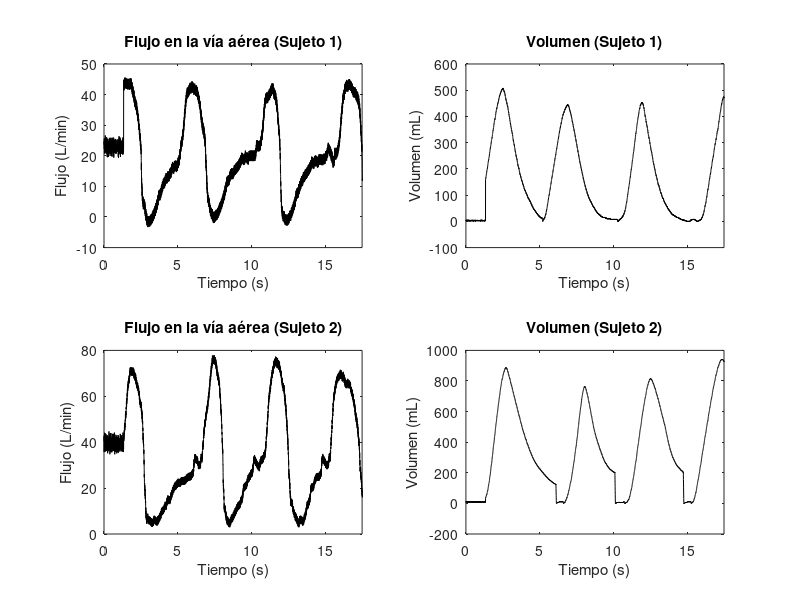
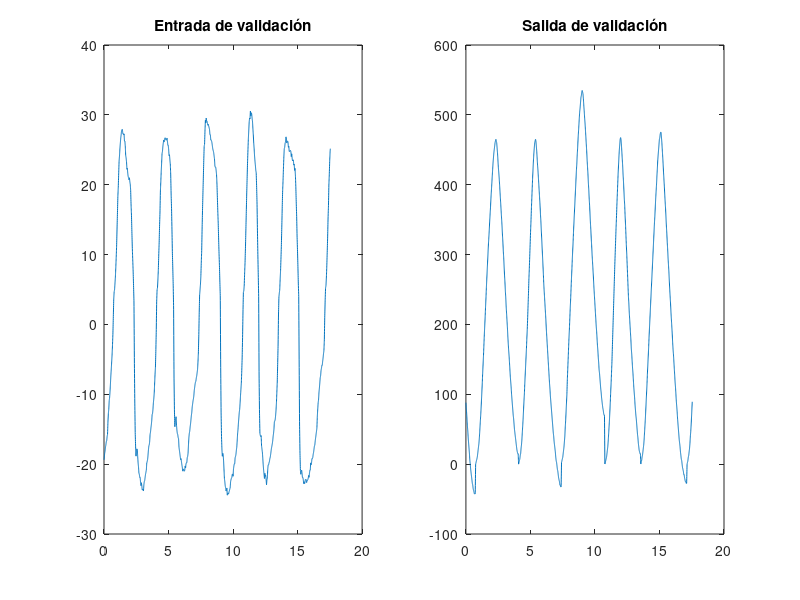
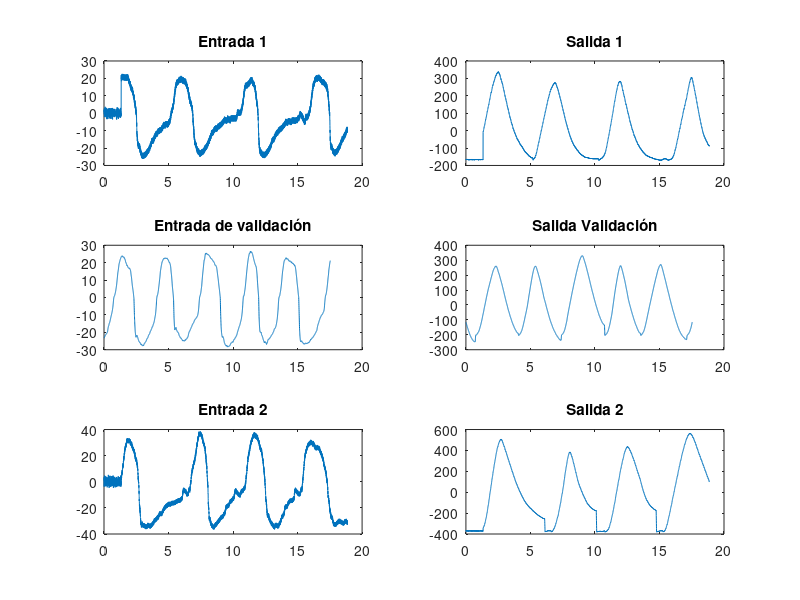
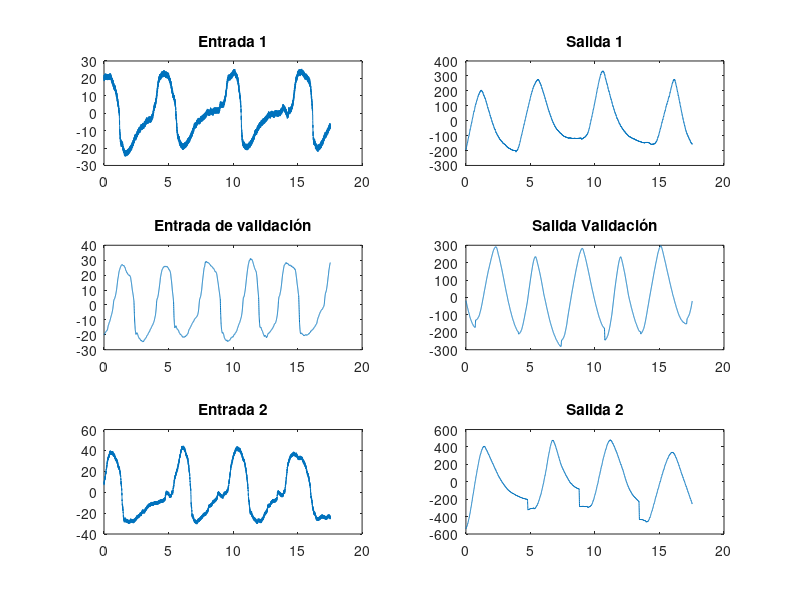

These charts were generated, in order, by the following MATLAB code: (Note: this script raises an error after producing the figures.)
%% Carga
%Se limpia el espacio y se carga la información
clc; clear all; close all;
load("Experimento_A.mat")
%Se establecen variables globales que se utilizaran luego
global u2 y2 t2
%Se organizan los vectores de tiempo
t1=t1.';
t2=t2.';
%% 0.1 Exploración de los datos
% inicialmente graficamos los datos para empezar la parte de
% preprocesamiento
figure()
% Sujeto 1
subplot(2,2,1)
plot(t1,u1,'k')
xlim([0 17.5])
xlabel('Tiempo (s)')
ylabel('Flujo (L/min)')
title("Flujo en la vía aérea (Sujeto 1)")
subplot(2,2,2)
plot(t1,y1,'k')
xlim([0 17.5])
xlabel('Tiempo (s)')
ylabel('Volumen (mL)')
title("Volumen (Sujeto 1)")
% Sujeto 2
subplot(2,2,3)
plot(t2,u2,'k')
xlim([0 17.5])
xlabel('Tiempo (s)')
ylabel('Flujo (L/min)')
title("Flujo en la vía aérea (Sujeto 2)")
subplot(2,2,4)
plot(t2,y2,'k')
xlim([0 17.5])
xlabel('Tiempo (s)')
ylabel('Volumen (mL)')
title("Volumen (Sujeto 2)")
%% 
figure()
subplot(1,2,1)
plot(tv,uv)
title("Entrada de validación")
subplot(1,2,2)
plot(tv,yv)
title("Salida de validación")
%% 1 Preprocesamiento
%% Recorte offset 
%Se toma un promedio del punto estable para hacer el recorte del offset
pos_off=find(t1<=1.33);
offu1=mean(u1(pos_off));
offu2=mean(u2(pos_off));
u1=u1-ones(size(u1,1),1)*offu1;  % eliminación de offset
u2=u2-ones(size(u2,1),1)*offu2; 
uv=uv-ones(size(uv,1),1)*4;
% No se alcanza a ver claramente el punto estable, entonces se elimina el
% offset como el promedio de toda la señal
offy1=mean(y1);
offy2=mean(y2);
offyv=mean(yv);
y1=y1-ones(size(y1,1),1)*offy1; 
yv=yv-ones(size(yv,1),1)*offyv;
y2=y2-ones(size(y2,1),1)*offy2; 
%% Grafica
%Se grafican como van quedando las graficas
figure()
subplot(3,2,1)
plot(t1,u1)
title("Entrada 1")
subplot(3,2,2)
plot(t1,y1)
title("Salida 1")
subplot(3,2,3)
plot(tv,uv)
title("Entrada de validación")
subplot(3,2,4)
plot(tv,yv)
title("Salida Validación")
subplot(3,2,5)
plot(t2,u2)
title("Entrada 2")
subplot(3,2,6)
plot(t2,y2)
title("Salida 2")
%% Recorte de inicio
%Se hace un recorte inicial de la seccion de la señal que no presenta un
%comportamiento perdiodico
recorte=find((1.33<=t1));

t1=t1(recorte)-1.33;
u1=u1(recorte);
y1=y1(recorte);
recorte=find(1.33<=t2);
t2=t2(recorte)-1.33;
u2=u2(recorte);
y2=y2(recorte);
%% Eliminación de la tendencia polinomial
% Se elimina utilizando la función dtrend en este caso de grado 2 para
% todas las señales
n=2;
u1=detrend(u1,n);
y1=detrend(y1,n);
u2=detrend(u2,n);
y2=detrend(y2,n);
uv=detrend(uv,n);
yv=detrend(yv,n);

%% Grafica
figure()
subplot(3,2,1)
plot(t1,u1)
title("Entrada 1")
subplot(3,2,2)
plot(t1,y1)
title("Salida 1")
subplot(3,2,3)
plot(tv,uv)
title("Entrada de validación")
subplot(3,2,4)
plot(tv,yv)
title("Salida Validación")
subplot(3,2,5)
plot(t2,u2)
title("Entrada 2")
subplot(3,2,6)
plot(t2,y2)
title("Salida 2")
%% Filtrado
% En este caso la señal de entrada de prueba tiene bastante ruido, así que
% utilizaremos un filtrado por fourier
[T,f,p1] = fourier(u1,t1); % calcula transformada de fourier
[T2,f2,p12] = fourier(u2,t2);
%% Grafica
figure()
plot(f,p1)
figure()
plot(f2,p12)
%% Aplicación del filtro
fs=(1/T(1))/2; % frecuencia de Nyquist
fs2=(1/T2(1))/2;
% Frecuencias raras vistas en la grafica anterior
u1 = fn_filtro(T,u1,2,[59,61]); %Se realiza un filtro notch a 60 Hz para asegurarnos de eliminar el ruido electrico
[num,dem]=butter(2,59/fs,"low"); %Se hace un pasa bajas, debido a la recurrencia del ruido electrico y que no tenemos información importante en estos rangos
u1=filtfilt(num,dem,u1);
%Se grafica la respuesta del filtro en terminos de freciencia
figure()
freqz(num,dem,4000,fs)
%Mismo proceso para la otra señal
u2 = fn_filtro(T2,u2,2,[59,61]);
[num,dem]=butter(2,59/fs2,"low"); 
u2=filtfilt(num,dem,u2);
figure()
freqz(num,dem,4000,fs)
%% Grafica
figure()
subplot(2,2,1)
plot(t1,u1)
title("Entrada 1")
subplot(2,2,2)
plot(t1,y1)
title("Salida 1")
subplot(2,2,3)
plot(t2,u2)
title("Entrada 2")
subplot(2,2,4)
plot(t2,y2)
title("Salida 2")
%En este casi ya no encontramos tanto ruido en la grafica
%% Downsample 
ts=min(diff(t1)); %Se ecuentra la frecuencia de muestreo
fs=1/ts; %Se establece el periodo 
%Se establecen varios valores de prueba para elegir un downsample adecuado
fsn1 = fs; 
fsn2 = fs/2;
fsn3 = fs/3;
%%
n=round(fs/fsn2); %Cambiar dependiendo de la necesidad

t1=downsample(t1,n);
u1=downsample(u1,n);
uv=downsample(uv,n);
y1=downsample(y1,n);
yv=downsample(yv,n);
tv=downsample(tv,n);
%% 
%Se grafiacan los resultados del downsample
% Sujeto 1

subplot(2,3,1)
plot(t1,u1,'k',linewidth=2)
grid on;
xlabel('Tiempo (s)')
ylabel('Flujo (L/min)')
title("Flujo en la vía aérea (Sujeto 1, evaluación)")
subplot(2,3,4)
offset1=min(y1);
plot(t1,y1-offset1,'k',linewidth=2) % para que volumen sea positivo como es fisiologicamente lógico
grid on;
xlabel('Tiempo (s)')
ylabel('Volumen (mL)')
title("Volumen (Sujeto 1, evaluación)")
% Sujeto 1 validación
subplot(2,3,2)
plot(tv,uv,'k',linewidth=2)
grid on;
xlabel('Tiempo (s)')
ylabel('Flujo (L/min)')
title("Flujo en la vía aérea (Sujeto 1, validación)")
subplot(2,3,5)
offset2=min(yv);
plot(tv,yv-offset2,'k',linewidth=2)
grid on;
xlabel('Tiempo (s)')
ylabel('Volumen (mL)')
title("Volumen (Sujeto 1, validación)")
% Sujeto 2
subplot(2,3,3)
plot(t2,u2,'k',linewidth=2)
grid on;
xlabel('Tiempo (s)')
ylabel('Flujo (L/min)')
title("Flujo en la vía aérea (Sujeto 2)")
subplot(2,3,6)
offset3=min(y2);
plot(t2,y2-offset3,'k',linewidth=2)
grid on;
xlabel('Tiempo (s)')
ylabel('Volumen (mL)')
title("Volumen (Sujeto 2)")
%% 2 Parametricas  
%Iniciamos los data
data_1=iddata(y1,u1,1/fsn2);
data_2=iddata(yv,uv,1/fsn2);
%% 2.1 ARX
NN=struc(1:3,1:3,1:3);
%Estimando el modelo
v=arxstruc(data_1,data_2,NN);
%Para error y orden a partir de los coeficientes
[orden_arx,vmod]=selstruc(v,"AIC");
%Ya conociendo los coeficientes se construye el modelo
M_ARX=arx(data_1,orden_arx);
present(M_ARX)
%%
%Comparamos el modelo con los datos reales
figure()
[yarx,fit_ev_arx,xarx,yarx2,fit_val_arx,xarx2,e_]=comparedata(M_ARX,data_1,data_2,"(ARX)")
%% Error de las salidas
e_arx=errorr(yarx2.y,data_2.y); %Se compara el error con el modelo encontrado
%% AIC por funcion directa
Vmin_arx=aic(M_ARX,"AIC") %Se hace para así tener valores similares debido a la diferencia de como calcula el Acaike el selstruc y la función aic
%% 2.2 ARMAX
%Se crean las estructuras
na = 1:3;
nb = 1:3;
nc = 1:3;
nk= 0:3;
NN = struc(na,nb,nc,nk); 
%Se inicia un campo de celdas del tamaño de la estructura
modelsarmax = cell(size(NN,1),1);
for ct = 1:size(NN,1)
   modelsarmax{ct,2} = NN(ct,:); %Se almacena el orden de los coeficientes para su posterior comparación
   modelsarmax{ct} = armax(data_1, NN(ct,:)); %Se almacena la información de cada modelo con los diferentes coeficientes en cada celda para su mejor comparación
end
%% AIC
V = aic(modelsarmax{:,1},'AIC'); %Se evaluan todos los modelos mediante el criterio de información de acaike y se almacena en V
[Vmin_armax,I1] = min(V); %Se toma la fila del minimo valor de V, lo cual extrae tanto el mejor modelo por el criterio de información como el orden de los coeficientes
M_armax=modelsarmax{I1,1}; %Se establece una variable individual para el modelo
present(M_armax) %Se muestra el modelo
%%
figure()
[yarmax,fit_ev_armax,xarmax,yarmax2,fit_val_armax,xarmax2,e_armax]=comparedata(M_armax,data_1,data_2,"(ARMAX)") %Se compara el modelo y se imprime la información pertinente
%% 2.3 Oe
%En este caso los siguentes modelos siguen el mismo orden que ARMAX solo
%que  en estos casos cambian el numero de coeficientes a encontrar
nf = 1:3;
nb = 1:3;
nk = 0:3;
NN = struc(nf,nb,nk); 
modelsoe = cell(size(NN,1),1);
for ct = 1:size(NN,1)
   modelsoe{ct,2} = NN(ct,:);
   modelsoe{ct} = oe(data_1, NN(ct,:));
end
%% AIC
V = aic(modelsoe{:,1},'AIC');
[Vmin_Oe,I2] = min(V);
M_oe=modelsoe{I2,1};
present(M_oe)
%%
figure()
[yoe,fit_ev_oe,xoe,yoe2,fit_val_oe,xoe2,e_oe]=comparedata(M_oe,data_1,data_2,"(OE)")
%% 2.4 Bj
nb = 1:3;
nc = 1:3;
nd = 1:3;
nf= 0:3;
nk=0:3;
NN = struc(nb,nc,nd,nf,nk); 
modelsbj = cell(size(NN,1),1);
for ct = 1:size(NN,1)
   modelsbj{ct,2} = NN(ct,:);
   modelsbj{ct} = bj(data_1, NN(ct,:));
end
%% AIC
V = aic(modelsbj{:,1},'AIC');
[Vmin_Bj,I3] = min(V);
M_bj=modelsbj{I3,1};
present(M_bj)
%%
figure()
[ybj,fit_ev_bj,xbj,ybj2,fit_val_bj,xbj2,e_bj]=comparedata(M_bj,data_1,data_2,"(BJ)")
%% TABLA
modelos_r=[M_ARX ;M_armax; M_oe; M_bj];
modelos = ["ARX";"ARMAX";"OE";"BJ"];
fit_e = [fit_ev_arx;fit_ev_armax;fit_ev_oe;fit_ev_bj]; % Evaluacion
fit_v = [fit_val_arx;fit_val_armax;fit_val_oe;fit_val_bj]; % Validación

e_arxAIC = min(vmod(1,:));
error_AIC = [e_arxAIC;Vmin_armax;Vmin_Oe; Vmin_Bj]; % Errores AIC
error_funcion = [e_arx;e_armax;e_oe; e_bj];
% mejor orden
orden_f_arx_s = string(orden_arx);
orden_f_arx_s = join(orden_f_arx_s);
orden_f_armax_s = string(modelsarmax{I1,2});
orden_f_armax_s = join(orden_f_armax_s);
orden_f_oe_s = string(modelsoe{I2,2});
orden_f_oe_s = join(orden_f_oe_s);
orden_f_bj_s = string(modelsbj{I3,2});
orden_f_bj_s = join(orden_f_bj_s);

% matriz de ordenes
ordenes = [orden_f_arx_s;orden_f_armax_s;orden_f_oe_s;orden_f_bj_s];

% tabla
tabla = table(modelos,fit_e,fit_v,error_AIC,error_funcion,ordenes);
present(tabla)
%% Selección del mejor modelo
N=length(t1);
i=0;
Vvmin=[];
for a=1:1:4 %Porque consideramos una buena variacion de 1 hasta 4 en pasos de 1 ya que empleamos 4 modelos
    orden_P_aic=str2num(ordenes(i+1,1));
    %Se utiliza la función creada de aic, para ver el menor valor de error 
    d4 = sum(orden_P_aic);
    [vmin_tabla]=aic_(error_funcion(i+1,1),d4,N);
    %Se genera un vector con el Vmin
    Vvmin=[Vvmin;vmin_tabla];
    i=i+1;
end
%Se encuentra el menor valor de vmin y se presenta su valor 
Vvmin_f=min(Vvmin)
best=find(Vvmin==Vvmin_f);
best=modelos_r(best);
present(best) % Se muestra el mejor modelo y con este se trabaja
%% 3 Analisis de sensibilidad
% Validación del modelo encontrado en tiempo
M_ARX_c = d2c(best,'tustin')
y_pred_ARX = lsim(M_ARX_c,u1,t1);
y_pred_v_ARX = lsim(M_ARX_c,uv,tv);
figure()
subplot(211)
off=min(y1);
plot(t1, y1 - off, 'k-', 'LineWidth', 2); hold on
plot(t1, y_pred_ARX - off, 'color',[0.3 0.7 0.81], 'LineWidth', 2);
legend('Volumen real','Volumen predicho')
title('Salida real Vs. predicha con ARX (evaluación)')
xlabel('Tiempo(s)')
ylabel('Volumen (mL)')
subplot(212)
plot(tv, yv + ones(size(yv, 1), 1) * offyv, 'k-', 'LineWidth', 2); hold on
plot(tv, y_pred_v_ARX + ones(size(yv, 1), 1) * offyv, 'color',[0.3 0.7 0.81], 'LineWidth', 2);
legend('Y','Y predicha por ARX')
title('Salida real Vs. predicha con ARX (validación)')
xlabel('Tiempo(s)')
ylabel('Volumen (mL)')
%% extración de coeficientes 
%Funcion transferencia
H=tf(M_ARX_c)
[num,dem]=tfdata(H,"v");
pararef=[num(1) num(2) num(3) num(4) dem(1) dem(2) dem(3) dem(4)];
step=2;
%Rango de estimación de sensibilidad
range=[-50 50];
%Busqueda de parametros más sensibles
[J,para_change]= fn_sensible(pararef,step,range); 
%% Graf sensible
figure()
for i=1:length(pararef)
    plot(para_change,J(:,i), LineWidth=2)
    hold on
end
title('Análisis de sensibilidad')
xlabel('Variación parámetro (%)')
ylabel('Función de coste J')
grid on
legend("A","B","C","D","E","F","G","H")

%% Optimización 
D=pararef(4);
G=pararef(7);

theta_ini=[D G]; %Aplicamos un valor semilla a partir de los coeficiente de referencia y como estos interactuan con la ecuación
%Recordar cambiar el Thetha ini
%Cambiar los parametros en la de coste también
[thetha,Fval,exitflag,output]=fminsearch("fn_coste",theta_ini); %Buscanos el minimo error con esos valores
disp(' ')
disp(' Final parameter values: ')
disp(thetha);
disp(output)
%% Graficar Volumen real Vs. Volumen predicho (Sujeto 2)
figure()
%se extraen los mejores coeficientes de los parametros encontrados
num(4)=thetha(1);
dem(3)=thetha(2);

Hs=tf(num,dem); %Se genera la función de trasnferencia adecuada
ypred=lsim(Hs,u2,t2); %Se grafica con la función entrada del paciente 2
offset=min(y2); %Se le agrega el offset eliminado en la parte de preprocesamiento
graf_ypred=ypred-offset;
graf_y2=y2-offset;
plot(t2,graf_ypred,'k-', 'LineWidth', 2); hold on
plot(t2,graf_y2, 'color',[0.3 0.7 0.81], 'LineWidth', 2);
errorr(ypred,y2) % Se estima el error
corrcoef(ypred,y2) %Se estima la correlación
grid on;
legend("Predicha", "Real")
title('Volumen real Vs. Volumen predicho (Sujeto 2)')
xlabel('Tiempo(s)')
ylabel('Volumen (mL)')
%% bode (para análisis en frecuencia)
figure()
bode(H,Hs)
h = findobj(gcf, 'type', 'line');
set(h, 'LineWidth', 2); % Establecer grosor de línea a 2
title("Diagrama de Bode")
legend('Modelo sujeto 1','Modelo sujeto 2')
grid on
%% funciones

function [T,f,p1] = fourier(in_r,t)
Y=fft(in_r); %Transoformada rapida
L=length(in_r); %N puntos de la función
p2=abs(Y/L); 
p1=p2(1:((L/2)+1)); %Ajuste del largo 
p1(2:end-1)=2*p1(2:end-1);
T=diff(t);%Frecuencia de muestreo, da un vector entonces por eso solo se toma el primer valor
f=1/T(1)*(0:(L/2))/L;%X en terminos de frecuencia
end
function in_filt = fn_filtro(T,in_r,orden,rango)
Fs=(1/T(1))/2; 
[num,dem]=butter(orden,rango./Fs,"stop"); %Primer factor es el orden, el segundo es la frecuencia que se desea filtrar, y como sabemos la frecuencia tenemos que pasarla a numeros de muestras por eso se divide punto a punto con Fs
in_filt=filtfilt(num,dem,in_r); % aca se esta aplicando el filtro
end
function [yy,fitt,xx,yy2,fitt2,xx2,Error]=comparedata(modelo,data_1cop,data_2cop,titulo)
    subplot(2,1,1)
    [yy,fitt,xx]=compare(data_1cop,modelo); %para guardar el fit
    compare(data_1cop,modelo)  %para graficar
    title("Datos evaluación "+titulo)
    subplot(2,1,2)
    [yy2,fitt2,xx2]=compare(data_2cop,modelo);
    compare(data_2cop,modelo)
    Error=errorr(yy2.y,data_2cop.y); % Error calculado con función propia
    title("Datos validación "+titulo)
end
function err = errorr(x1,x2)
L1=length(x1);
E=x1-x2;
err=sqrt(sum(E.^2,"omitnan"))/L1;
end
function [vmin] = aic_(V,d,N)
    vmin = log10(V)+(2*d/N);
end